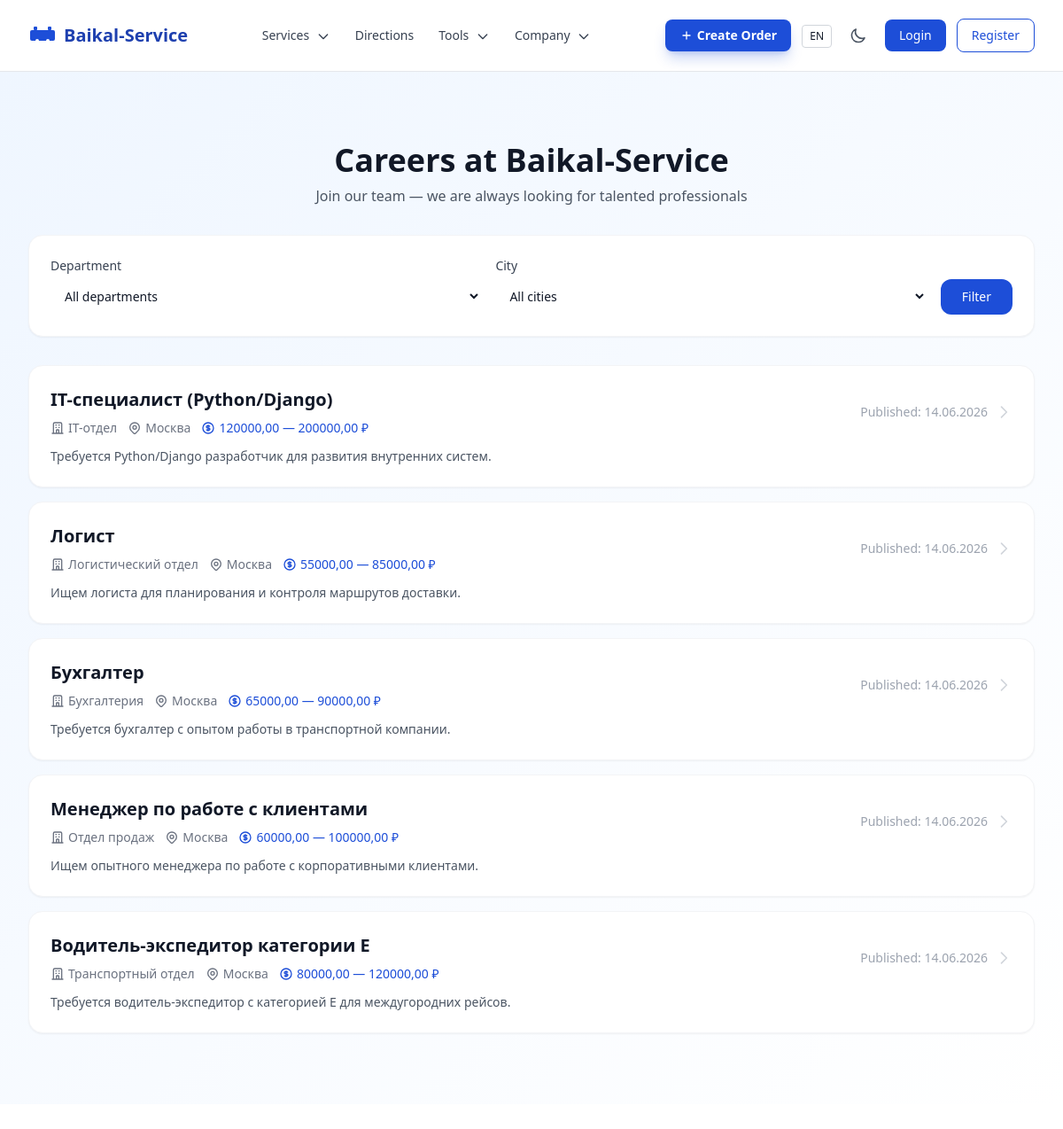
The page /ru/careers/ on the database its author committed.
### apps/core/models.py (models this page shows, shortened)
class Vacancy(models.Model):
    title = models.CharField(max_length=255, verbose_name=_('Title'))
    title_en = models.CharField(max_length=255, blank=True, verbose_name=_('Title (EN)'))
    slug = models.SlugField(unique=True, verbose_name=_('Slug'))
    department = models.CharField(max_length=255, verbose_name=_('Department'))
    city = models.ForeignKey('geo.City', on_delete=models.SET_NULL, null=True, verbose_name=_('City'))
    short_description = models.TextField(verbose_name=_('Short description'))
    full_description = models.TextField(verbose_name=_('Full description'))
    requirements = models.TextField(verbose_name=_('Requirements'))
    salary_from = models.DecimalField(max_digits=10, decimal_places=2, null=True, blank=True, verbose_name=_('Salary from'))
    salary_to = models.DecimalField(max_digits=10, decimal_places=2, null=True, blank=True, verbose_name=_('Salary to'))
    is_active = models.BooleanField(default=True, verbose_name=_('Active'))
    published_at = models.DateTimeField(auto_now_add=True, verbose_name=_('Published at'))
    class Meta:
        verbose_name = _('Vacancy')
        verbose_name_plural = _('Vacancies')
        ordering = ['-published_at']

### apps/geo/models.py (models this page shows, shortened)
class City(models.Model):
    name = models.CharField(max_length=255, unique=True, verbose_name=_('Name'))
    name_en = models.CharField(max_length=255, blank=True, verbose_name=_('Name (EN)'))
    region = models.CharField(max_length=255, blank=True, verbose_name=_('Region'))
    region_en = models.CharField(max_length=255, blank=True, verbose_name=_('Region (EN)'))
    latitude = models.FloatField(verbose_name=_('Latitude'))
    longitude = models.FloatField(verbose_name=_('Longitude'))
    is_active = models.BooleanField(default=True, verbose_name=_('Active'))
    timezone = models.CharField(max_length=50, blank=True, verbose_name=_('Timezone'))
    country = models.CharField(max_length=100, default='RU', verbose_name=_('Country'))
    class Meta:
        verbose_name = _('City')
        verbose_name_plural = _('Cities')
        ordering = ['name']
    def get_localized_name(self, language='ru'):
        if language == 'en' and self.name_en:
            return self.name_en
        return self.name

### apps/core/views.py (the view)
# urls.py: path('careers/', views.VacancyListView.as_view(), name='vacancies'),
class VacancyListView(ListView):
    model = Vacancy
    template_name = 'pages/core/vacancies.html'
    context_object_name = 'vacancies'
    def get_queryset(self):
        qs = Vacancy.objects.filter(is_active=True)
        dept = self.request.GET.get('department')
        city = self.request.GET.get('city')
        if dept:
            qs = qs.filter(department=dept)
        if city:
            qs = qs.filter(city_id=city)
        return qs

### apps/core/context_processors.py (called while the page is built)
def site_settings(request):
    return {
        'SITE_NAME': 'Baikal-Service',
        'SITE_DESCRIPTION': 'Logistics and cargo transportation across Russia and CIS',
        'theme': getattr(request, 'theme', 'light'),
        'DEBUG': settings.DEBUG,
    }

### apps/core/templatetags/i18n_extras.py (called while the page is built)
@register.filter
def localized(obj, language=None):
    if language is None:
        language = translation.get_language()
    lang_code = language[:2] if language else 'ru'
    if hasattr(obj, 'get_localized_name'):
        return obj.get_localized_name(lang_code)
    if lang_code == 'en':
        if hasattr(obj, 'name_en') and obj.name_en:
            return obj.name_en
        if hasattr(obj, 'title_en') and obj.title_en:
            return obj.title_en
    if hasattr(obj, 'name'):
        return obj.name
    if hasattr(obj, 'title'):
        return obj.title
    return str(obj)

@register.filter
def localized_field(obj, field_name):
    language = translation.get_language()
    lang_code = language[:2] if language else 'ru'
    if lang_code == 'en':
        en_field = f'{field_name}_en'
        if hasattr(obj, en_field):
            value = getattr(obj, en_field)
            if value:
                return value
    return getattr(obj, field_name, '')

### templates/pages/core/vacancies.html (shortened to what this page needs)
{% extends 'base.html' %}{% load i18n static i18n_extras %}
{% block content %}
<div class="bg-gradient-to-br from-baikal-50 to-white dark:from-gray-900 dark:to-gray-800">
  <div class="max-w-7xl mx-auto px-4 sm:px-6 lg:px-8 py-12 lg:py-20">
    <h1 class="text-3xl lg:text-4xl font-bold text-gray-900 dark:text-white text-center mb-2">{% translate 'Careers at Baikal-Service' %}</h1>
    <p class="text-gray-600 dark:text-gray-400 text-center max-w-2xl mx-auto mb-8">{% translate 'Join our team — we are always looking for talented professionals' %}</p>
    <div class="bg-white dark:bg-gray-800 rounded-2xl p-4 sm:p-6 shadow-sm border border-gray-100 dark:border-gray-700 mb-8">
      <form method="get" class="flex flex-col sm:flex-row gap-4">
        <div class="flex-1">
          <label class="block text-sm font-medium text-gray-700 dark:text-gray-300 mb-1">{% translate 'Department' %}</label>
          <select name="department" class="w-full rounded-xl border-gray-300 dark:border-gray-600 bg-white dark:bg-gray-700 text-gray-900 dark:text-gray-100 py-2.5 px-3 text-sm focus:ring-2 focus:ring-baikal-500 focus:border-baikal-500 transition-colors">
            <option value="">{% translate 'All departments' %}</option>
          </select>
        </div>
        <div class="flex-1">
          <label class="block text-sm font-medium text-gray-700 dark:text-gray-300 mb-1">{% translate 'City' %}</label>
          <select name="city" class="w-full rounded-xl border-gray-300 dark:border-gray-600 bg-white dark:bg-gray-700 text-gray-900 dark:text-gray-100 py-2.5 px-3 text-sm focus:ring-2 focus:ring-baikal-500 focus:border-baikal-500 transition-colors">
            <option value="">{% translate 'All cities' %}</option>
          </select>
        </div>
        <div class="flex items-end">
          <button type="submit" class="w-full sm:w-auto px-6 py-2.5 bg-baikal-600 hover:bg-baikal-700 text-white font-medium rounded-xl transition-colors text-sm">{% translate 'Filter' %}</button>
        </div>
      </form>
    </div>
    <div class="space-y-4">
      {% for vacancy in vacancies %}
      <a href="{% url 'core:vacancy_detail' slug=vacancy.slug %}" class="block bg-white dark:bg-gray-800 rounded-2xl p-6 shadow-sm hover:shadow-xl border border-gray-100 dark:border-gray-700 transition-all duration-300 group">
        <div class="flex flex-col sm:flex-row sm:items-center justify-between gap-4">
          <div>
            <h3 class="text-xl font-semibold text-gray-900 dark:text-white group-hover:text-baikal-600 dark:group-hover:text-baikal-400 transition-colors">{{ vacancy|localized }}</h3>
            <div class="flex flex-wrap items-center gap-3 mt-2 text-sm text-gray-500 dark:text-gray-400">
              <span class="inline-flex items-center gap-1">
                <svg class="w-4 h-4" fill="none" stroke="currentColor" viewBox="0 0 24 24"><path stroke-linecap="round" stroke-linejoin="round" stroke-width="2" d="M19 21V5a2 2 0 00-2-2H7a2 2 0 00-2 2v16m14 0h2m-2 0h-5m-9 0H3m2 0h5M9 7h1m-1 4h1m4-4h1m-1 4h1m-5 10v-5a1 1 0 011-1h2a1 1 0 011 1v5m-4 0h4"/></svg>
                {{ vacancy.department }}
              </span>
              {% if vacancy.city %}
              <span class="inline-flex items-center gap-1">
                {{ vacancy.city|localized }}
              </span>
              {% endif %}
              {% if vacancy.salary_from or vacancy.salary_to %}
              <span class="inline-flex items-center gap-1 text-baikal-600 dark:text-baikal-400 font-medium">
                {% if vacancy.salary_from and vacancy.salary_to %}{{ vacancy.salary_from }} — {{ vacancy.salary_to }} ₽{% elif vacancy.salary_from %}{% translate 'from' %} {{ vacancy.salary_from }} ₽{% else %}{% translate 'up to' %} {{ vacancy.salary_to }} ₽{% endif %}
              </span>
              {% endif %}
            </div>
          </div>
          <div class="flex items-center gap-2">
            <span class="text-sm text-gray-400 dark:text-gray-500">{% translate 'Published' %}: {{ vacancy.published_at|date:"d.m.Y" }}</span>
            <svg class="w-5 h-5 text-gray-300 dark:text-gray-600 group-hover:text-baikal-500 transition-colors" fill="none" stroke="currentColor" viewBox="0 0 24 24"><path stroke-linecap="round" stroke-linejoin="round" stroke-width="2" d="M9 5l7 7-7 7"/></svg>
          </div>
        </div>
        <p class="text-gray-600 dark:text-gray-400 text-sm mt-3 line-clamp-2">{{ vacancy|localized_field:'short_description' }}</p>
      </a>
      {% endfor %}
    </div>
  </div>
</div>
{% endblock %}

### static/css/styles.css (style rules this page uses)
html { line-height: 1.5; -webkit-text-size-adjust: 100%; -moz-tab-size: 4; tab-size: 4; font-family: 'Inter', ui-sans-serif, system-ui, sans-serif; font-feature-settings: normal; font-variation-settings: normal; -webkit-tap-highlight-color: transparent; }
body { margin: 0; line-height: inherit; }
a { color: inherit; text-decoration: inherit; }

### rows shown on the page
Vacancy: title "IT-специалист (Python/Django)", department "IT-отдел", city "Москва", salary_from "120000,00", salary_to "200000,00", published_at "14.06.2026", short_description "Требуется Python/Django разработчик для развития внутренних систем."
Vacancy: title "Логист", department "Логистический отдел", city "Москва", salary_from "55000,00", salary_to "85000,00", published_at "14.06.2026", short_description "Ищем логиста для планирования и контроля маршрутов доставки."
Vacancy: title "Бухгалтер", department "Бухгалтерия", city "Москва", salary_from "65000,00", salary_to "90000,00", published_at "14.06.2026", short_description "Требуется бухгалтер с опытом работы в транспортной компании."
Vacancy: title "Менеджер по работе с клиентами", department "Отдел продаж", city "Москва", salary_from "60000,00", salary_to "100000,00", published_at "14.06.2026", short_description "Ищем опытного менеджера по работе с корпоративными клиентами."
Vacancy: title "Водитель-экспедитор категории Е", department "Транспортный отдел", city "Москва", salary_from "80000,00", salary_to "120000,00", published_at "14.06.2026", short_description "Требуется водитель-экспедитор с категорией Е для междугородних рейсов."

### other values the page prints
{{ lang_code }} "EN"
